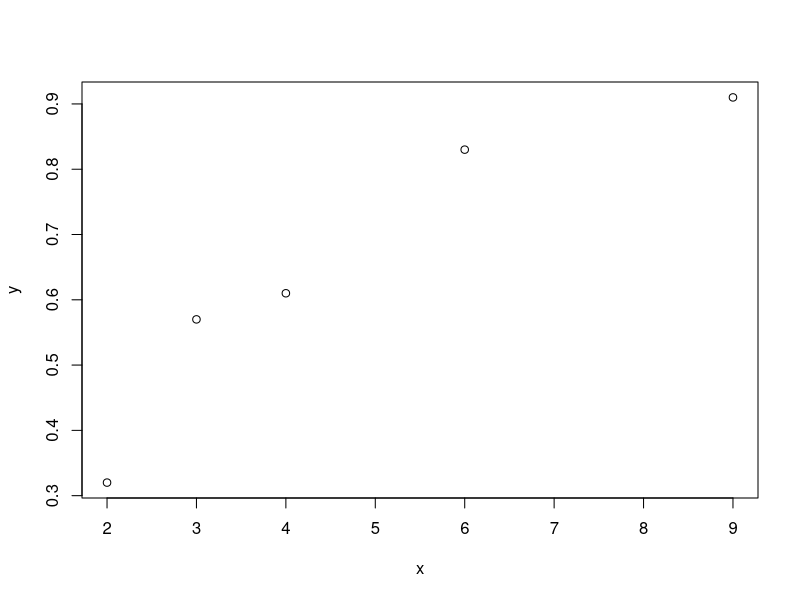
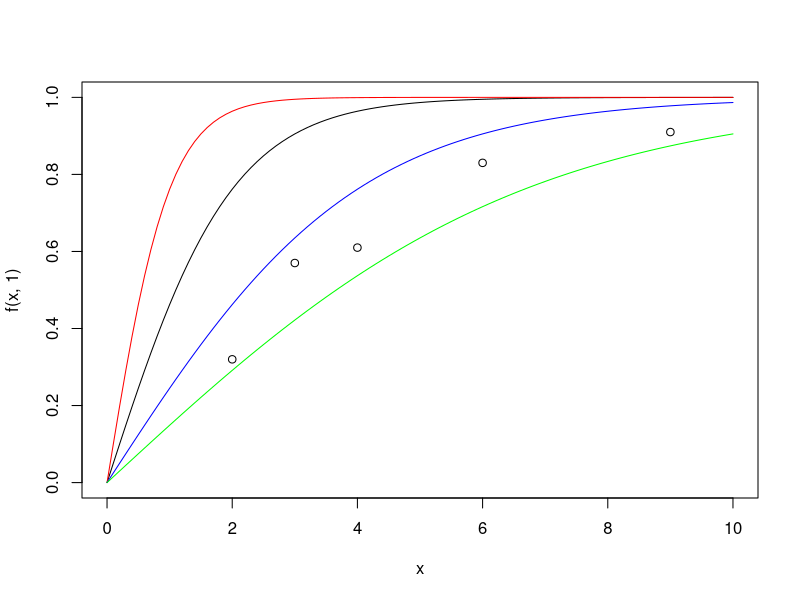
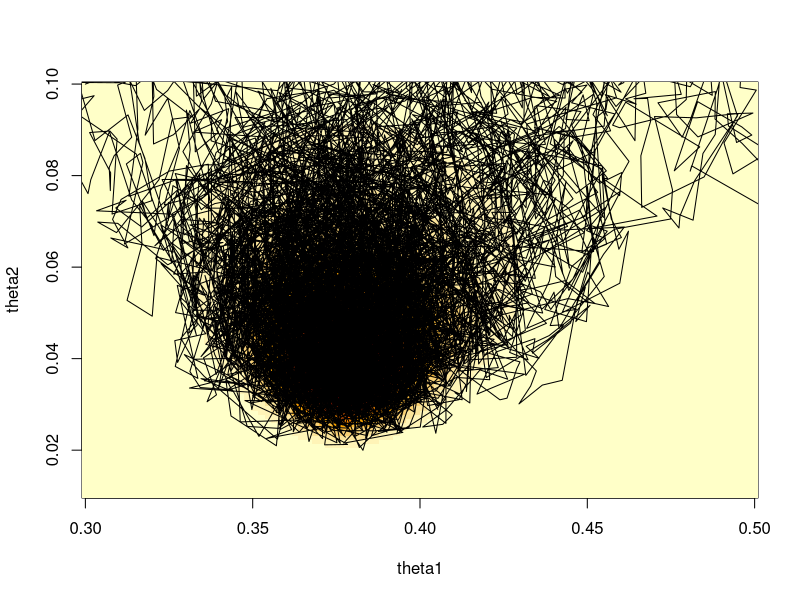
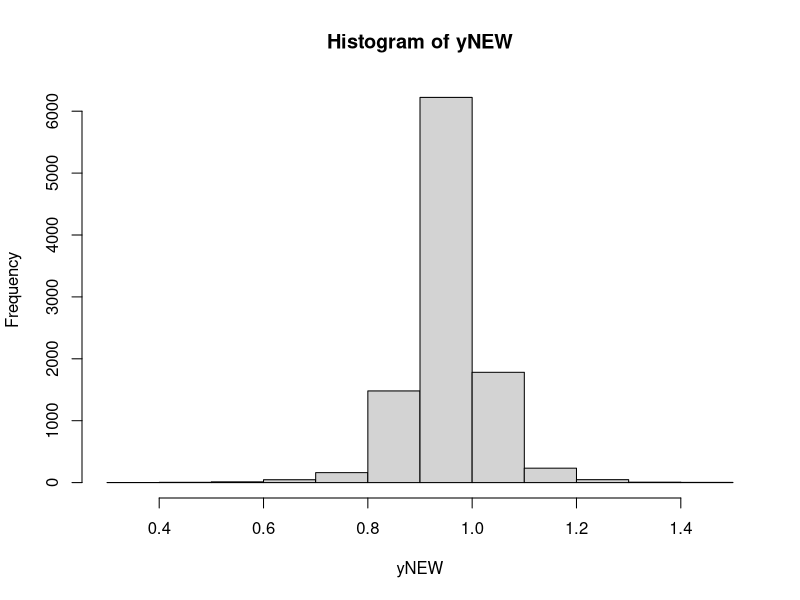

These figures' R source, in order:

##################################################
# Toy example using MCMC for Bayesian inference
##################################################
# How many steps in the Markov chain do we plan to generate: 
N <- 100000

# A vector for storing the simulated markov chain. 
# Its first value (and all other values) is initialized as 
# a random number in the interval from 0 to 1: 
posterior <- rep(runif(1), N)  

# Define a function that is proportional to the posterior density for p: 
f <- function(p) dbinom(4,17,p)*dbeta(p, 2.3, 4.1)

# Simulating the steps of the Markov chain:
for (i in 2:N) {
  # Simulating a proposal: We first generate a number which 
  # may be outside the interval (0,1); then we adjust it 
  # so that it is inside this interval: 
  proposal <- posterior[i-1] + rnorm(1, 0, 0.3)
  proposal <- proposal - floor(proposal)
  
  # Comnpute the acceptance probability: Note that, because the 
  # proposal function above is SYMMETRIC, we get  
  # q("old p" | "new p")/q("new p" | "old p") = 1
  # and that part of the acceptance probability formula disappears. 
  a <- min(1, f(proposal)/f(posterior[i-1]))
  
  # Accept or reject, i.e., determine the next value in the Markov chain: 
  if (runif(1) < a)  
    posterior[i] <- proposal 
  else
    posterior[i] <- posterior[i-1]
}

# Using the Markov chain to (approximately) answer the 
# asked question
print(mean(dbinom(1, 3, posterior)))
# For comparison: In this toy example, we can compute 
# the answer directly (see chapter 1 of compendium): 
print(beta(2.3+4+1, 4.1+17-4+3-1)/
        beta(2.3+4, 4.1+17-4)*choose(3,1))

##################################################
# Second example using MCMC for Bayesian inference
##################################################

#Data: 
x <- c(2,   3,   4,    6,   9)
y <- c(0.32, 0.57, 0.61,  0.83, 0.91)
plot(x,y)

#The expected function: 
f <- function(x,parm) {
  v <- exp(parm*x)
  (v-1)/(v+1)
}
# Illustrating f with various example parameters: 
curve(f(x,1), 0, 10)
points(x,y)
curve(f(x,2), 0, 10, col="red", add=TRUE)
curve(f(x,0.5), 0, 10, col="blue", add=TRUE)
curve(f(x,0.3), 0, 10, col="green", add=TRUE)


# A function proportional to the posterior: 
post <- function(theta1, theta2) {
  prod(dnorm(y, f(x,theta1), theta2))
}

# Illustrating the posterior: 
theta1 <- seq(0.3, 0.5, length.out=100)
theta2 <- seq(0.01, 0.1, length.out=100)
image(theta1, theta2, outer(theta1, theta2, Vectorize(post)))

# Simulate from the posterior
N <- 10000

# Note that each step in the Markov chain is the vaule of a 2D variable theta, 
# so we need a matrix to store our simulated chain: 
result <- matrix(0,N,2)

#Initialize some starting vector: 
result[1,] <- c(0.3, 0.1)

# Simulate the rest of the chain: 
for (i in 2:N) {
  prop <- abs(rnorm(2,result[i-1,], 0.01))
  if (runif(1)<post(prop[1],prop[2])/post(result[i-1,1],result[i-1,2]))
    result[i,] <- prop
  else
    result[i,] <- result[i-1,]
}

# As an illustration, the values of the Markov chain is plotted: 
points(result, type="l")

# Simulate predicted values at x=10: 
xNEW <- 10
yNEW <- numeric(N)
for (i in 1:N) yNEW[i] <- rnorm(1,f(xNEW,result[i,1]),result[i,2])
hist(yNEW)

mean(pnorm(0.98, Vectorize(f)(xNEW,result[,1]), result[,2]))
